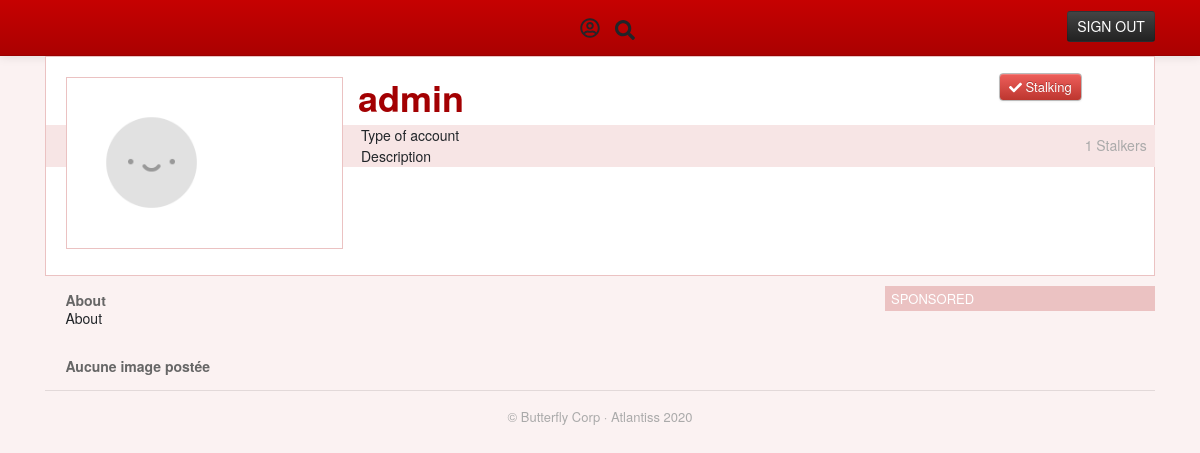
The page /index.php?username=admin (signed in) on the database as committed earlier.
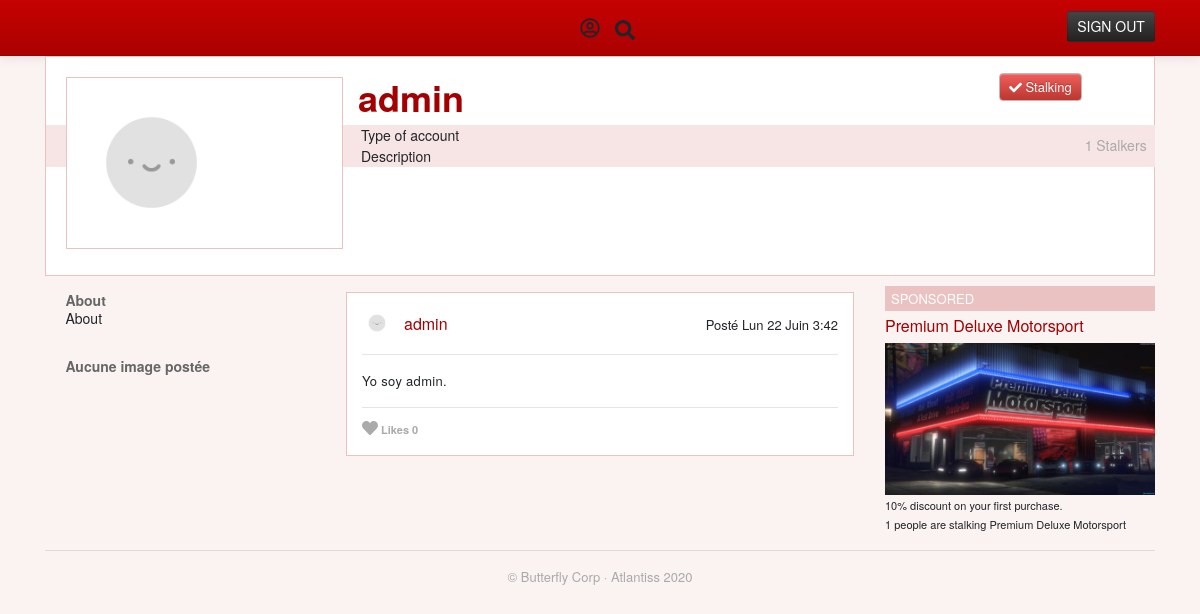
The same page on the database as committed later.
### tables this page shows
CREATE TABLE `post` (
  `usernameFK` varchar(50) NOT NULL,
  `message` varchar(420) NOT NULL,
  `image` varchar(50) DEFAULT 'NULL',
  `likes` int(2) NOT NULL DEFAULT '0',
  `date` varchar(50) NOT NULL
);

CREATE TABLE `user` (
  `username` varchar(150) NOT NULL,
  `password` varchar(150) NOT NULL,
  `avatar` varchar(150) NOT NULL,
  `type` varchar(50) DEFAULT NULL,
  `description` varchar(150) DEFAULT NULL,
  `about` varchar(200) DEFAULT NULL
);

CREATE TABLE `ads` (
  `name` varchar(150) NOT NULL,
  `image` varchar(150) NOT NULL,
  `link` varchar(150) NOT NULL,
  `promo` varchar(50) NOT NULL
);

### index.php (the view, shortened to what the changed rows need)
<!DOCTYPE html>
<?php
  require 'database.php';
  try{
    if(isset($_SESSION['username'])){
      $username = $_SESSION['username'];
    }
    $usersReq = $conn->query("SELECT username FROM user");
    $usersReq = $usersReq->fetchAll(PDO::FETCH_ASSOC);
    if(!empty($_GET['username'])){
      for($i = 0; $i<=count($usersReq)-1; $i++){
        if($usersReq[$i]['username'] == $_GET['username']){
          $username = $_GET['username'];
          break;
        }else{
          $srcReqOK = false;
        }
      }
    }
    $avatarReq = 'SELECT avatar FROM user WHERE username ="'.$username.'";';
    $postReq = 'SELECT * FROM post WHERE usernameFK = "'.$username.'";';
    $adReq = 'SELECT * FROM ads';
    $avatar = $conn->prepare($avatarReq);
    $avatar->execute();
    $icon = $avatar->fetch(PDO::FETCH_ASSOC);
    $postReq = $conn->query($postReq);
    $postRes = $postReq->fetchAll(PDO::FETCH_ASSOC);
    $adReq = $conn->query($adReq);
    $ads = $adReq->fetchAll(PDO::FETCH_ASSOC);
  }catch(PDOException $e){
    echo 'Échec lors de la requête SQL : ' . $e->getMessage();
  }
?>
<html lang="fr">
<head>
  <link rel="stylesheet" href="./assets/css/header.css">
  <link rel="stylesheet" href="./assets/css/index.css">
  <link rel="stylesheet" href="https://stackpath.bootstrapcdn.com/bootstrap/4.3.1/css/bootstrap.min.css">
  <link rel="stylesheet" href="https://cdnjs.cloudflare.com/ajax/libs/font-awesome/5.13.0/css/all.min.css">
</head>
<body>
  <?php if(!empty($_SESSION['username'])): ?>
  <div class="container">
    <div class="row">
      <div class="col">
        <header>
          <div class="container">
            <div class="row">
              <div class="col-8" style="padding-right: 0px!important;">
                <div class="row">
                  <div class="col name">
                    <h1><?php echo $username; ?></h1>
                  </div>
                </div>
              </div>
            </div>
          </div>
        </header>
        </div>
      </div>
      <div class="row">
        <div class="col-6 wall">
          <?php
            $reversedArray = array_reverse($postRes, true);
            foreach($reversedArray as $key){
              if($key['image'] == "NULL" && $key['message'] != "NULL"){
                echo '<div class="post">';
                  echo '<div class="postBanner">';
                    echo '<img src="'.$icon['avatar'].'" alt="Profile Picture" draggable="false" width="65px"/>';
                    echo '<a href="#">'.$username.'</a>';
                    echo '<span>Posté '.$key['date'].'</span>';
                    echo '<hr/>';
                  echo '</div>';
                  echo '<div class="postContent">';
                    echo '<p>'.$key['message'].'</p>';
                  echo '</div>';
                  echo '<div class="postFooter">';
                    echo '<hr style="margin-top: 0.5rem;margin-bottom: 0.5rem;" />';
                    echo '<form class="formLike" method="POST">';
                    echo '<button type="submit" style="border:none;background:none;outline:none;"><i class="fas fa-heart"></i></button><span> Likes '.$key['likes'].'</span>';
                    echo '</form>';
                  echo '</div>';
                echo '</div>';
              }
            }
          ?>
        </div>
        <div class="col-3" style="padding-left:0px;">
          <div class="ads">
            <?php
              foreach($ads as $val){
                $adStalking = [];
                $adStalkers = 'SELECT COUNT(*) as stalkers FROM stalking WHERE stalked = "'.$val['name'].'";';
                $adStalkers = $conn->query($adStalkers);
                $adStalkers = $adStalkers->fetch(PDO::FETCH_ASSOC);
                array_push($adStalking, $val['name'], $adStalkers['stalkers']);
                echo '<div class="ad">';
                  echo '<h5><a href="'.$val['link'].'">'.$val['name'].'</a></h5>';
                  echo '<a href="'.$val['link'].'"><img src="'.$val['image'].'" width="100%" alt="'.$val['name'].'"></a>';
                  echo '<p>'.$val['promo'].'</p>';
                  echo '<p>'.$adStalking["1"].' people are stalking '.$val['name'].'</p>';
                echo '</div>';
              }
            ?>
          </div>
        </div>
      </div>
    </div>
    <?php endif; ?>
</body>
</html>

Rows that differ between the two databases and show on the page:
added post: user.avatar (placeholder picture), date "Lun 22 Juin 3:42", message "Yo soy admin.", likes "0"
added ads: name "Premium Deluxe Motorsport", image+name (picture), promo "10% discount on your first purchase.", 1 "1"
